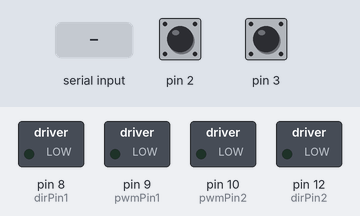
Recording of a sketch running on a simulated Arduino Uno, built with avr-gcc and run on an emulated ATmega328P. On the bench: switched loads named in the sketch (green lamp = pin HIGH). Inputs (shaded band) come from the test bench; at power-on: pin 2 HIGH, pin 3 HIGH. What the sketch prints to the serial monitor is not drawn.

Above: at 1.2 s.
1.3 s: "90,45,200\n" received over Serial
At 1.9 s:
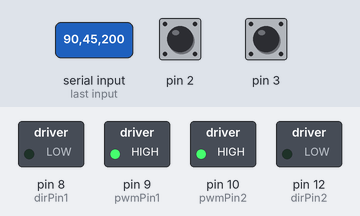
2.8 s: "5\n" received over Serial
At 4.0 s:
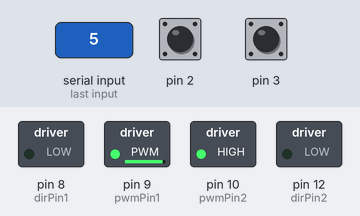
4.3 s: "1\n" received over Serial
At 5.2 s:
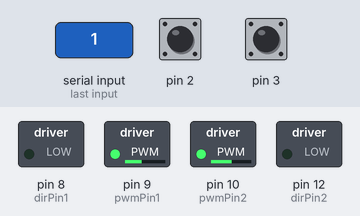
5.8 s: "30,150,10\n" received over Serial
At 6.3 s:
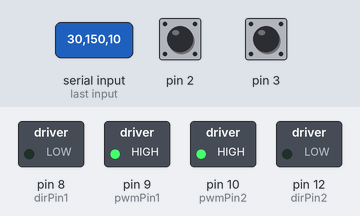
7.3 s: "1,90\n" received over Serial
At 8.6 s:
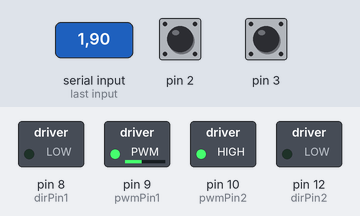
Timing chart, 0 to 10.3 s (numbered marks = the images above; inputs shaded):
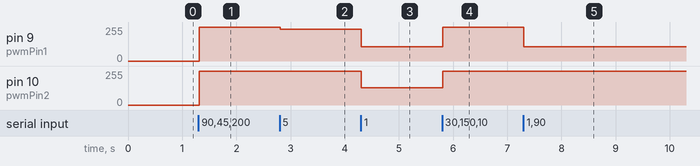

The sketch:

HapticVE.ino
```cpp
volatile long temp_inner, temp_outer, counter_inner = 0, counter_outer = 0; //This variable will increase or decrease depending on the rotation of encoder
float angle_inner, angle_outer;
float force1 = 0, force2 = 0;
// X = 1, Z = 2
const float K_2 = -20.0, K_1 = -10.0;

// Motor 1 - Inner
int pwmPin1 = 9;
int dirPin1 = 8;

double Tp1 = 0;
double duty1 = 0;

// Motor 2 - Outer
int pwmPin2 = 10;
int dirPin2 = 12;

double Tp2 = 0;
double duty2 = 0;

unsigned int output1 = 0;
unsigned int output2 = 0;

void setup() {
  Serial.begin (115200);

  pinMode(2, INPUT_PULLUP);
  pinMode(3, INPUT_PULLUP);
  pinMode(6, INPUT_PULLUP);
  pinMode(5, INPUT_PULLUP);

  attachInterrupt(0, ai0, RISING);
  attachInterrupt(1, ai1, RISING);


  setPwmFrequency(pwmPin1, 1);
  setPwmFrequency(pwmPin2, 1);

  // Output pins
  pinMode(pwmPin1, OUTPUT);  // PWM pin for motor 1
  pinMode(dirPin1, OUTPUT);  // dir pin for motor 1

  pinMode(pwmPin2, OUTPUT);  // PWM pin for motor 2
  pinMode(dirPin2, OUTPUT);  // dir pin for motor 2

  // Initialize motor
  analogWrite(pwmPin1, 0);     // set to not be spinning (0/255)
  digitalWrite(dirPin1, LOW);  // set direction

  analogWrite(pwmPin2, 0);     // set to not be spinning (0/255)
  digitalWrite(dirPin2, LOW);  // set direction

  }

  void loop() {
    // Sending Angle data
    encoderCounts();
    // Reading from Unity
    if(Serial.available() > 0){
      String msg = Serial.readStringUntil('\n');

      float xValue = msg.substring(0, msg.indexOf(',')).toFloat();
      msg = msg.substring(msg.indexOf(',') + 1);
      float yValue = msg.substring(0, msg.indexOf(',')).toFloat();
      float zValue = msg.substring(msg.indexOf(',') + 1).toFloat();
      force2= K_2 * zValue;
      force1 = K_1 * xValue;
      // Serial.println(xValue);
  }
    // else{
    //   force2 = 0;
    //   force1 = 0;
    // }
    // Serial.print("force1: ");
    // Serial.println(force1);
    // Serial.print("force2: ");
    // Serial.println(force2);

    //*************************************************************
    //********************** Force output *************************
    //*************************************************************
    Tp1 = force1 * 0.175/5;
    Tp2 = force2 * 0.13/5;

    // Determine correct direction for motor torque
    if (force1 > 0) {
      digitalWrite(dirPin1, HIGH);
    } else {
      digitalWrite(dirPin1, LOW);
    }

    if (force2 > 0) {
      digitalWrite(dirPin2, HIGH);
    } else {
      digitalWrite(dirPin2, LOW);
    }

    // Compute the duty cycle required to generate Tp (torque at the motor pulley)
    duty1= sqrt(abs(Tp1) / 2);
    duty2 = sqrt(abs(Tp2) / 2);

    // Serial.print("duty1: ");
    // Serial.println(duty1);
    // Serial.print("duty2: ");
    // Serial.println(duty2);

    // Make sure the duty cycle is between 0 and 100%
    if (duty1 > 1) {
      duty1 = 1;
    } else if (duty1 < 0) {
      duty1 = 0;
    }
    output1 = (int)(duty1 * 255);  // convert duty cycle to output signal
    analogWrite(pwmPin1, output1); // output the signal

    if (duty2 > 1) {
      duty2 = 1;
    } else if (duty2 < 0) {
      duty2 = 0;
    }
    output2= (int)(duty2 * 255);  // convert duty cycle to output signal
    analogWrite(pwmPin2, output2);

    // Serial.print("Tp1: ");
    // Serial.println(Tp1);
    // Serial.print("Tp2: ");
    // Serial.println(Tp2);

  }


// Interrupt Handlers

void ai0() {
// ai0 is activated if DigitalPin nr 2 is going from LOW to HIGH
// Check pin 3 to determine the direction
  if(digitalRead(6)==LOW) {
  counter_inner--;
  }else{
  counter_inner++;
  }
}

void ai1() {
// ai0 is activated if DigitalPin nr 3 is going from LOW to HIGH
// Check with pin 2 to determine the direction
  if(digitalRead(5)==LOW) {
  counter_outer--;
  }else{
  counter_outer++;
  }
}

// Transmission to Unity
void encoderCounts(){
  if( counter_inner != temp_inner ){
  angle_inner = 0.0867*counter_inner - 0.7223;
  temp_inner = counter_inner;
  }
  if( counter_outer != temp_outer ){
  angle_outer = -0.1041*counter_outer - 0.2213;
  temp_outer = counter_outer;
  }
  char buffer1[32];
  char buffer2[32];

  dtostrf(angle_inner, 6, 2, buffer1);
  strcat(buffer1, ", ");
  dtostrf(angle_outer, 6, 2, buffer2);
  strcat(buffer1,buffer2);
  Serial.println(buffer1);
  delay(10);

}


// --------------------------------------------------------------
// Function to set PWM Freq -- DO NOT EDIT
// --------------------------------------------------------------
void setPwmFrequency(int pin, int divisor) {
  byte mode;
  if (pin == 5 || pin == 6 || pin == 9 || pin == 10) {
    switch (divisor) {
      case 1: mode = 0x01; break;
      case 8: mode = 0x02; break;
      case 64: mode = 0x03; break;
      case 256: mode = 0x04; break;
      case 1024: mode = 0x05; break;
      default: return;
    }
    if (pin == 5 || pin == 6) {
      TCCR0B = TCCR0B & 0b11111000 | mode;
    } else {
      TCCR1B = TCCR1B & 0b11111000 | mode;
    }
  } else if (pin == 3 || pin == 11) {
    switch (divisor) {
      case 1: mode = 0x01; break;
      case 8: mode = 0x02; break;
      case 32: mode = 0x03; break;
      case 64: mode = 0x04; break;
      case 128: mode = 0x05; break;
      case 256: mode = 0x06; break;
      case 1024: mode = 0x7; break;
      default: return;
    }
    TCCR2B = TCCR2B & 0b11111000 | mode;
  }
}
```

Measured:
- after the input at 1.3 s, pin 9 (pwmPin1), pin 10 (pwmPin2): 0/255 → 255/255 at once
- after the input at 2.8 s, pin 9 (pwmPin1): 255/255 → 238/255 at once
- after the input at 4.3 s, pin 9 (pwmPin1): 238/255 → 106/255 at once; pin 10 (pwmPin2): 255/255 → 130/255 at once
- after the input at 5.8 s, pin 9 (pwmPin1): 106/255 → 255/255 at once; pin 10 (pwmPin2): 130/255 → 255/255 at once
- after the input at 7.3 s, pin 9 (pwmPin1): 255/255 → 106/255 at once
